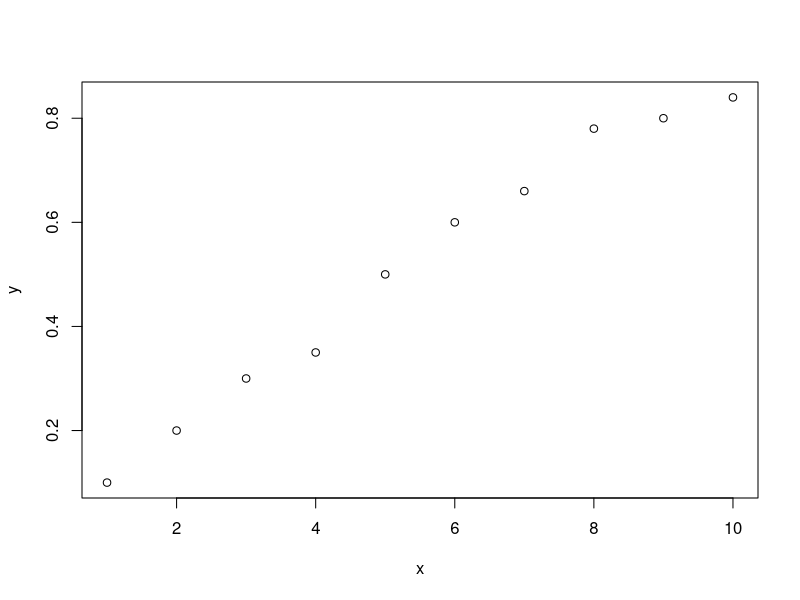
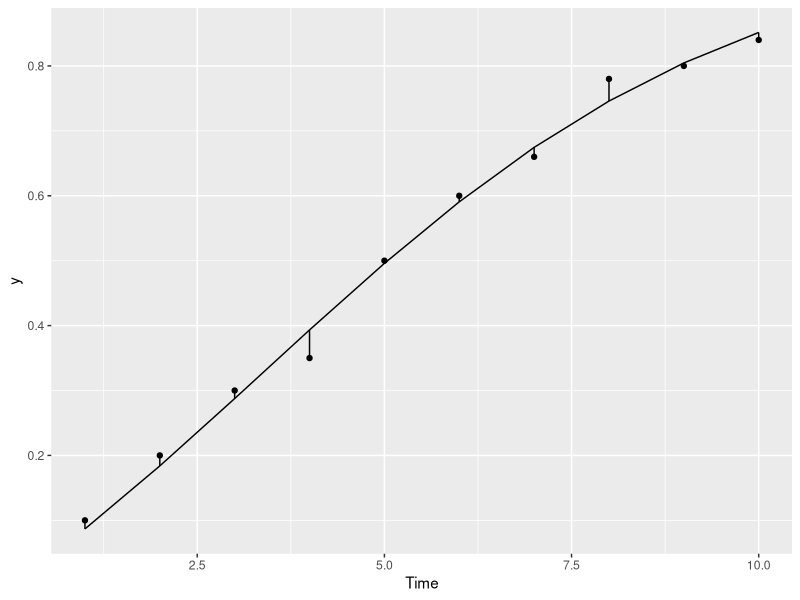

The R source for these figures, in order:
## ---- chunk 1
knitr::opts_chunk$set(echo = TRUE)
## ---- chunk 2

# bass function
bass_F <- function(Time, p, q) {
  (1 - exp(-(p + q)*Time))/(1 + (q/p)*exp(-(p+q)*Time))
}

x <- 1:10
y <- c(.1, .2, .3, .35, .5, .6, .66, .78, .8, .84)
Time = x
fit <- stats::nls(y ~ bass_F(Time, p, q), start=list(p = .1, q = .5 ))

plot(x, y)
fit <- nls(formula = y ~ bass_F(Time = x, p, q), start=list(p=.1, q=.5))
summary(fit)
stats::AIC(fit)
f <- broom::augment(fit)$.fitted
mean(sum(f^2)) / mean(x)
sd(f) / sqrt(length(Time))

## ---- chunk 3
library(tidyverse)
broom::augment(fit) %>% 
  mutate(y = y) %>% 
  ggplot(aes(Time, y)) +
  geom_point() +
  geom_line(aes(x = Time, y = .fitted)) +
  geom_linerange(aes(ymin = .fitted, ymax = y))


